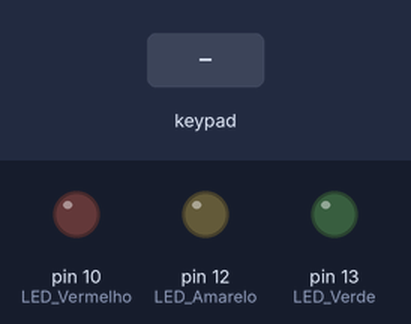
Bench run of a sketch on a simulated Arduino Uno, built with avr-gcc and run on an emulated ATmega328P. Shown: output pins drawn as LEDs (lit = HIGH). The inputs (shaded band) are chosen by the test bench. Random numbers use the default seed unless the sketch sets one; what the sketch prints to the serial monitor is not drawn.

Above: at 1.2 s.
1.3 s: key '#' pressed
At 1.7 s:
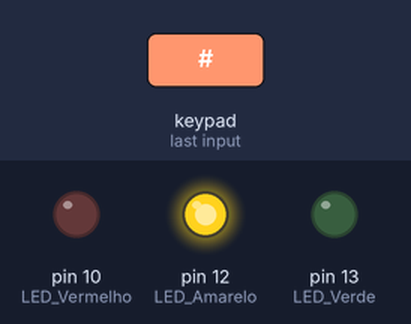
4.3 s: keypad keys 9 8 7 6 # pressed 0.4 s apart
At 6.6 s:
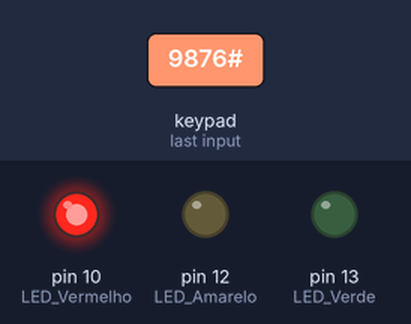
8.9 s: key 'A' pressed
10.4 s: keypad keys 9 8 7 6 * pressed 0.4 s apart
13.9 s: key 'B' pressed
15.4 s: keypad keys 5 4 3 2 # pressed 0.4 s apart
At 18.2 s:
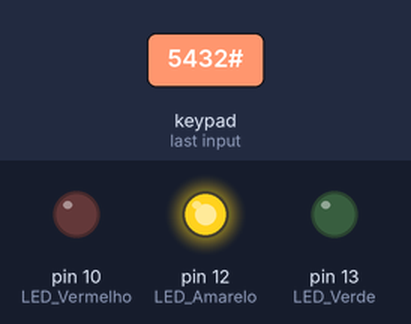
Timing chart, 0 to 19.9 s (numbered marks = the images above; inputs shaded):
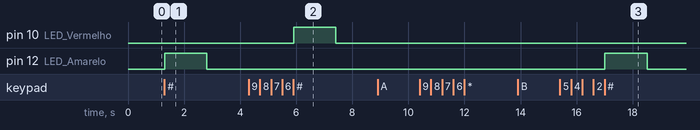

Measured:
- after the input at 1.3 s, pin 12 (LED_Amarelo): LOW → HIGH at once, → LOW 1.5 s later
- after the input at 4.3 s, pin 10 (LED_Vermelho): LOW → HIGH after 1.6 s, → LOW 1.5 s later
- after the input at 8.9 s, every drawn part: stays the same
- after the input at 10.4 s, every drawn part: stays the same
- after the input at 13.9 s, every drawn part: stays the same
- after the input at 15.4 s, pin 12 (LED_Amarelo): LOW → HIGH after 1.6 s, → LOW 1.5 s later

The sketch:

adivinhe_numero.ino
```cpp
#include <Keypad.h>
#include <string.h>
#include <stdlib.h>

int target;

const byte numRows= 4;
const byte numCols= 4;
const byte warning=3;
const byte pwdsize = 8;

char numero[pwdsize];

byte index=0;
byte failboy=0;

char keymap[numRows][numCols]=
{
{'1', '2', '3', 'A'},
{'4', '5', '6', 'B'},
{'7', '8', '9', 'C'},
{'*', '0', '#', 'D'}
};

byte rowPins[numRows] = {9,8,7,6};
byte colPins[numCols]= {5,4,3,2};

Keypad myKeypad= Keypad(makeKeymap(keymap), rowPins, colPins, numRows, numCols);

void setup(){
  Serial.begin(9600);

  randomSeed(analogRead(A0));
  target = random(1, 101);

  Serial.println("JOGO DE ADIVINHAR O NUMERO");
  Serial.println("Digite um numero entre 1 e 100 e aperte #");
  Serial.print("DEBUG: O numero e: "); // Linha de debug para facilitar testes
  Serial.println(target);

  pinMode(13, OUTPUT); // LED Verde (Acertou)
  pinMode(12, OUTPUT); // LED Amarelo (Menor)
  pinMode(10, OUTPUT); // LED Vermelho (Maior)
}

void loop(){
  char keypressed = myKeypad.getKey();

  if (keypressed != NO_KEY)
  {
    if (keypressed == '#')
    {
      // CORREÇÃO 1: Adicionar o caractere nulo para finalizar a string
      numero[index] = '\0';

      Serial.print("Numero digitado: ");
      Serial.println(numero);

      // CORREÇÃO 2: Usar atoi() para converter a string para um inteiro
      int numeroInteiro = atoi(numero);

      if (numeroInteiro == target)
      {
        Serial.println("ACERTOU O NUMERO!");
        digitalWrite(13, HIGH);
        digitalWrite(12, LOW);
        digitalWrite(10, LOW);
        delay(3000);
        digitalWrite(13, LOW);

        // CORREÇÃO 3: Reinicia o jogo em vez de usar 'break'
        Serial.println("\nNOVO JOGO");
        target = random(1, 101); // Gera um novo número
        Serial.println("Digite um numero entre 1 e 100 e aperte #");
        Serial.print("DEBUG: O novo numero e: ");
        Serial.println(target);
      }
      else if (numeroInteiro > target)
      {
        failboy++;
        Serial.print("Numero digitado MAIOR que o alvo! Tentativa: ");
        Serial.println(failboy);
        digitalWrite(13, LOW);
        digitalWrite(12, LOW);
        digitalWrite(10, HIGH); // LED Vermelho (Maior)
        delay(1500);
        digitalWrite(10, LOW);
      }
      else // Se não é igual nem maior, só pode ser menor
      {
        failboy++;
        // CORREÇÃO 4: Mensagem correta para número menor
        Serial.print("Numero digitado MENOR que o alvo! Tentativa: ");
        Serial.println(failboy);
        digitalWrite(13, LOW);
        digitalWrite(12, HIGH); // LED Amarelo (Menor)
        digitalWrite(10, LOW);
        delay(1500);
        digitalWrite(12, LOW);
      }

      // Limpa o buffer para a próxima tentativa
      index = 0;
      memset(numero, 0, pwdsize); // Limpa o array 'numero' completamente
    }
    else
    {
      if (index < pwdsize - 1)
      {
        numero[index] = keypressed;
        index++;
        Serial.print(keypressed);
      }
    }
  }
}
```
